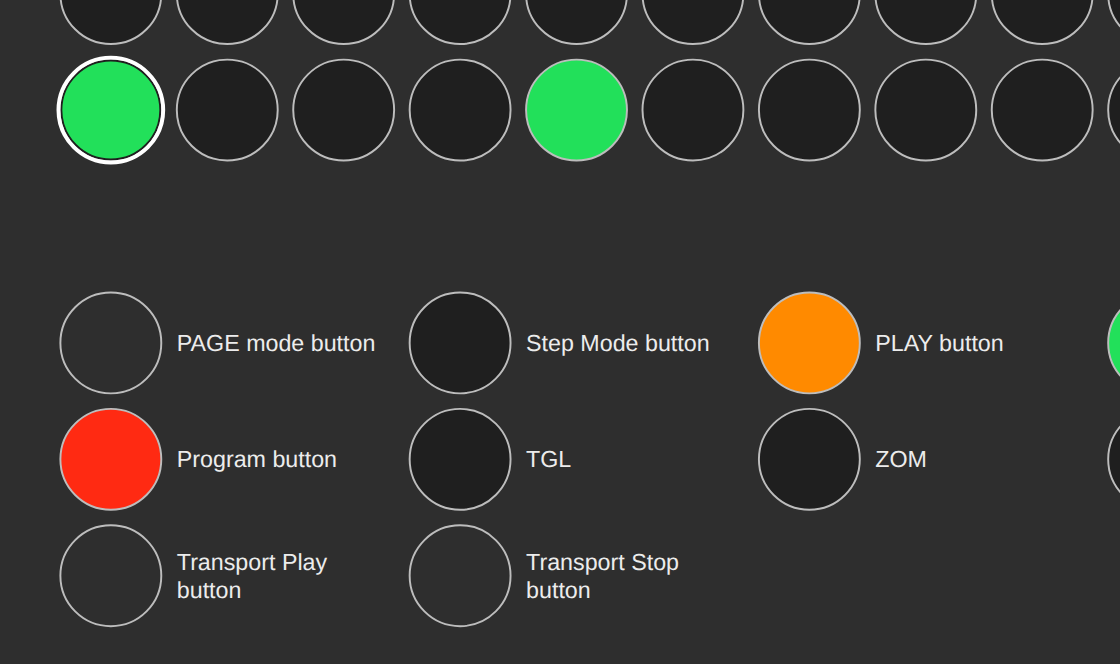
#> input picture handoffs/evidence/p3c-panel-detail.png, 1120 x 664 px
$ python extract.py ../p3c-panel-detail.png ../p3c-panel-idle.png
#> lines starting #> are read from the running program, lines starting #| are printed output that depends on the picture; after the words box and inside, x2 and y2 are one past the last pixel; in counts of white or black regions, pixels touching at a corner belong together
#!/usr/bin/env python3
"""Measures where the Octopus's keys, knobs and LEDs are in reference/plates/web-frontal-01.jpg.

Usage:  python3 extract.py <plate.jpg> <out.json>        (needs numpy, scipy, opencv-python)

What it does, in order (every number below is a measurement, not a choice):
  1. Finds every key (a chrome ball, about 10 px across in the 900 x 700 photograph) by matching a template cut from
     one matrix key. Hex-nut knobs are found the same way with a template cut from one MIX knob.
  2. Fits the 160 matrix keys to a lattice with an affine transform. This also measures the photograph's roll
     (about 0.4 degrees) and the matrix's pitch ratio (a row is 1.495 column pitches).
  3. Rectifies every point with that transform, so the matrix is axis-aligned and one unit is one matrix column pitch.
     X runs right from matrix column 1, Y runs down from matrix row 9.
  4. Looks for the LED beside each key: a small dot within 14 px of the ball, and says on which side (n, e, s, w).
The plate's own outline is the cream region's bounding box. Nothing here reads a label: the printed names are too small
in this photograph (about 4 px high) and are not read; assignment.py says which keys are named and how it knows.
"""
import json, sys
import numpy as np, cv2

src, out = sys.argv[1], sys.argv[2]
im = cv2.imread(src)
#> im is the input picture: shape (664, 1120, 3); mean B, G, R 48.4, 52.9, 52.4
g = cv2.cvtColor(im, cv2.COLOR_BGR2GRAY).astype(np.float32)
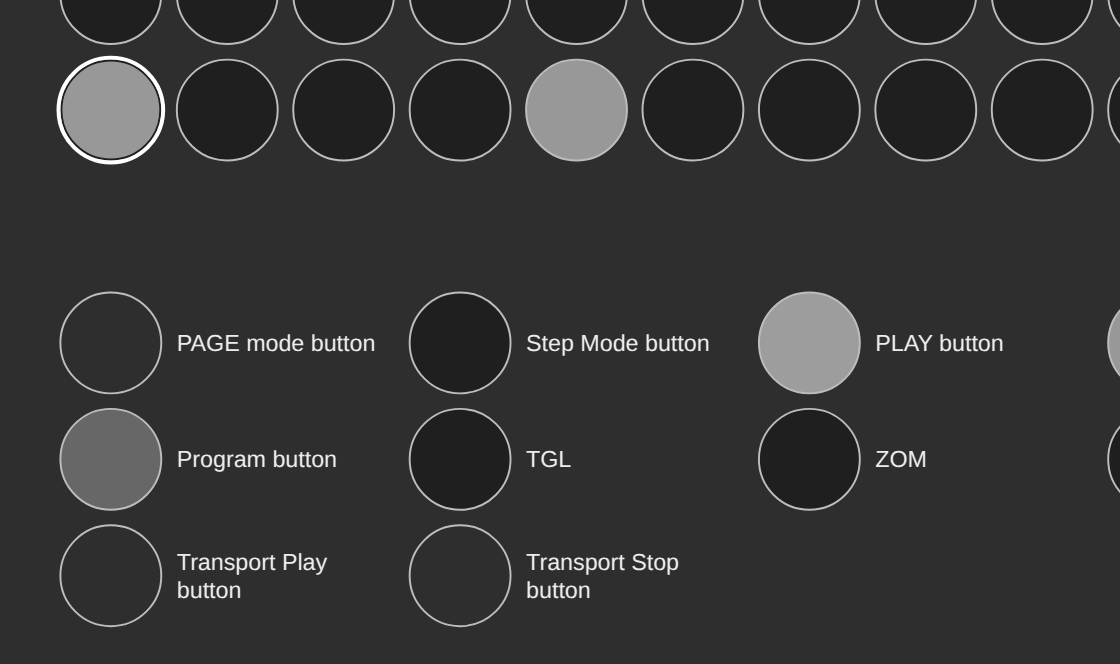
#> g: shape (664, 1120) float32; min 31, max 255, mean 52.2
H, W = g.shape
#> H = 664; W = 1120


def match(template, thr, r_nms):
#> called with template = array of shape (15, 15), thr = 0.6, r_nms = 6
    res = cv2.matchTemplate(g, template, cv2.TM_CCOEFF_NORMED)
#> res: shape (650, 1106) float32; every value is 1
    th, tw = template.shape
#> th = 15; tw = 15
    peaks = []
    work = res.copy()
    while True:
        mv = float(work.max())
        if mv < thr:
            break
        y, x = np.unravel_index(work.argmax(), work.shape)
        peaks.append((int(x) + tw // 2, int(y) + th // 2, mv))
        work[max(0, y - r_nms):y + r_nms + 1, max(0, x - r_nms):x + r_nms + 1] = -1
#> this loop made 14695 passes
#> x on passes 1 to 3: 0, 7, 14
#> work: shape (650, 1106) float32; every value is -1
#> after the loop, peaks = 14694 items, first 6: (7, 7, 1), (14, 7, 1), (21, 7, 1), (28, 7, 1), (35, 7, 1), (42, 7, 1)
    return peaks


# 1. Template: the matrix key at row 5, column 8 (found by eye once, then fixed here).
KEY0 = (284, 404)
r = 7
t_key = g[KEY0[1] - r:KEY0[1] + r + 1, KEY0[0] - r:KEY0[0] + r + 1]
keys = [(x, y, s) for x, y, s in match(t_key, 0.6, 6) if 60 < y < 700]
#> keys = 13430 items, first 6: (7, 63, 1), (14, 63, 1), (21, 63, 1), (28, 63, 1), (35, 63, 1), (42, 63, 1)
# The hex-nut knobs: template cut from the first MIX knob.
KNOB0 = (104, 307)
rk = 11
t_knob = g[KNOB0[1] - rk:KNOB0[1] + rk + 1, KNOB0[0] - rk:KNOB0[0] + rk + 1]
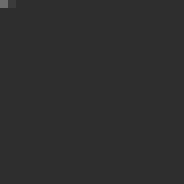
#> t_knob: shape (23, 23) float32 (shown 8 times larger); min 46, max 108, mean 46.1
knobs = [(x, y, s) for x, y, s in match(t_knob, 0.65, 9) if 230 < y < 600 and 60 < x < 860]
#> call 2 of match, with thr = 0.65, r_nms = 9
#> in match (call 2), `res = cv2.matchTemplate(g, template, cv2.TM_CCOEFF_NORMED)`:
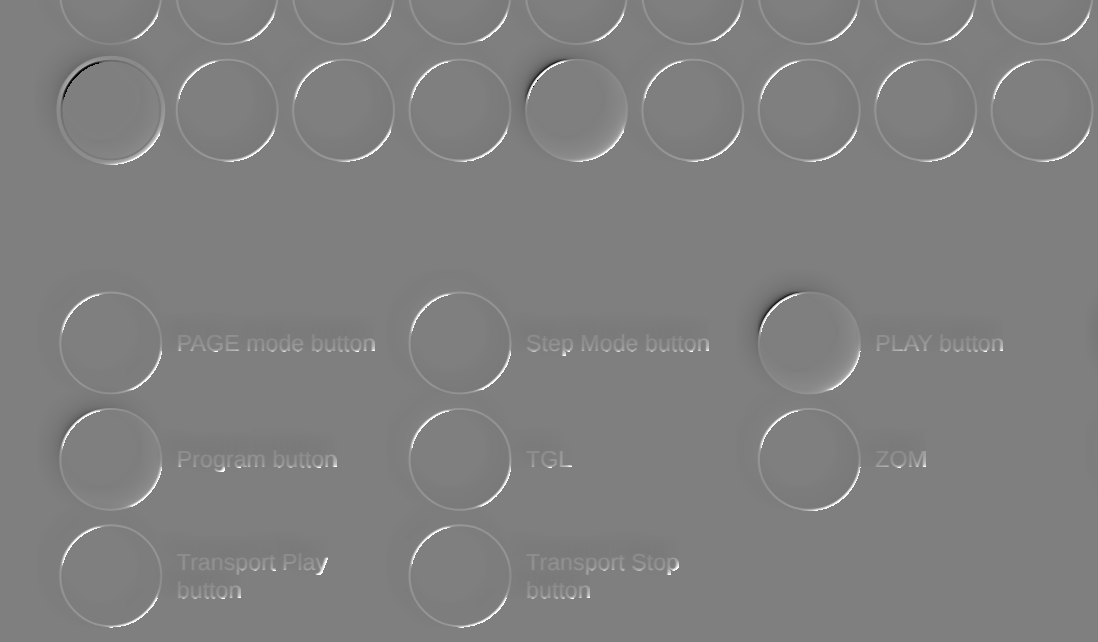
#> res: shape (642, 1098) float32; min -0.998, max 1, mean 0.00509; drawn with min black and max white
#> the loop in match (call 2), `while True:` made 200 passes
#> (mv, y, x) on passes 1 to 3: (1, 63, 210), (1, 157, 829), (1, 159, 242)
#> after the loop in match (call 2), `while True:`:
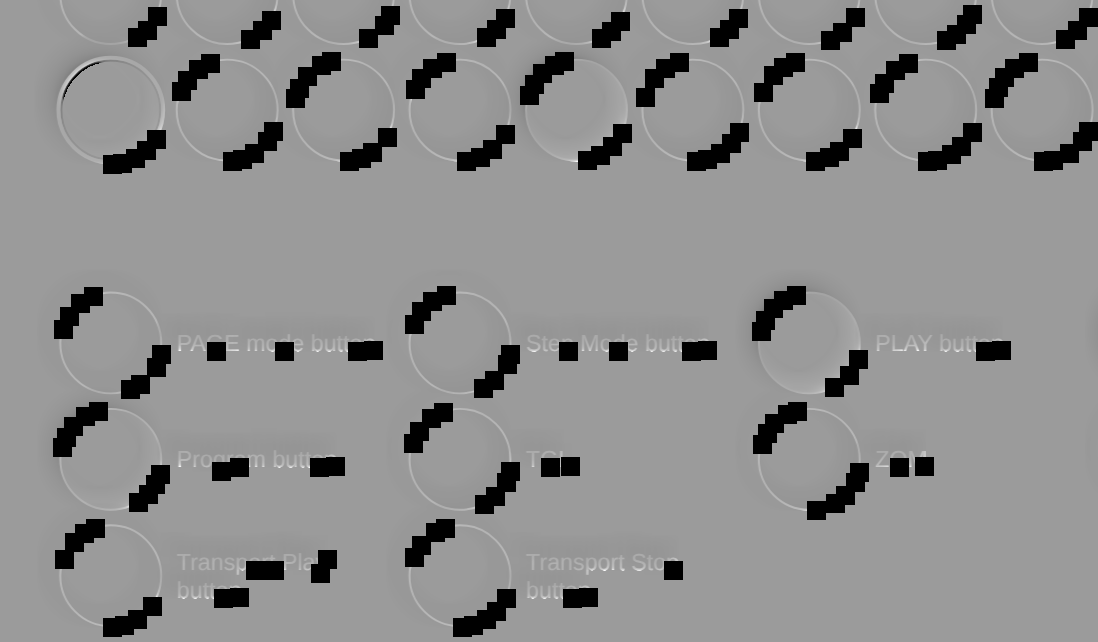
#> work: shape (642, 1098) float32; 8.6% of pixels changed, all inside (x1, y1, x2, y2) = (53, 5, 1098, 637); drawn with min black and max white
#> after the loop in match (call 2), `while True:`: peaks = 199 items, first 6: (221, 74, 1), (840, 168, 1), (253, 170, 1), (718, 170, 1), (104, 307, 1), (109, 422, 1)
#> knobs = 74 items, first 6: (104, 307, 1), (109, 422, 1), (454, 423, 1), (845, 398, 1), (384, 361, 1), (95, 544, 1)

# 2. The matrix lattice. Columns start near x = 169.7, a column is 16.4 px, a row is 24.6 px.
pts = [(x, y) for x, y, _ in keys if 160 <= x <= 425 and 295 <= y <= 540]
#> pts = 1330 pairs, first value 161 to 420, second value 301 to 539
idx = [(round((x - 168.7) / 16.45), round((527.0 - y) / 24.5), x, y) for x, y in pts]
#> idx = 1330 items, first 6: (0, 9, 161, 301), (0, 9, 168, 301), (0, 9, 175, 301), (1, 9, 182, 301), (1, 9, 189, 301), (2, 9, 196, 301)
#> (the run stopped early here; a loop or call above may not have finished)

$ run again, on handoffs/evidence/p3c-panel-running.png
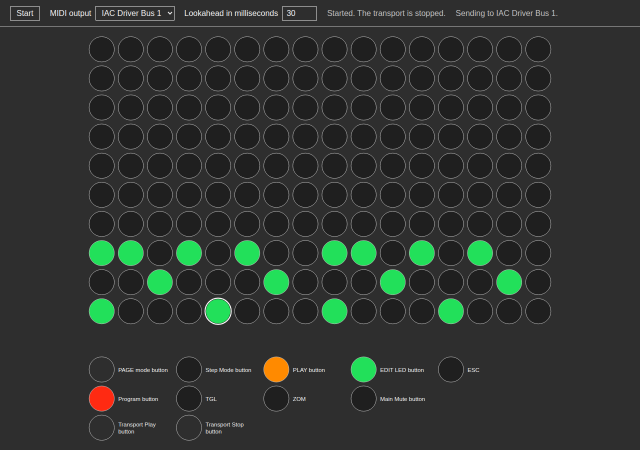
#> input picture handoffs/evidence/p3c-panel-running.png, 1280 x 900 px (shown at 1/2 size)
#> im is the input picture: shape (900, 1280, 3); mean B, G, R 47.4, 51.5, 46.6
#> in match, `res = cv2.matchTemplate(g, template, cv2.TM_CCOEFF_NORMED)`:
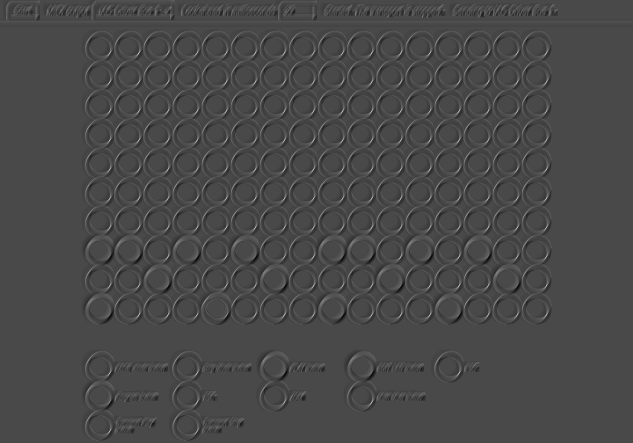
#> res: shape (886, 1266) float32 (shown at 1/2 size); min -0.401, max 1, mean -0.00133; drawn with min black and max white
#> the loop in match, `while True:` made 153 passes
#> (mv, y, x) on passes 1 to 3: (1, 397, 277), (0.999, 106, 568), (0.997, 630, 859)
#> after the loop in match, `while True:`:
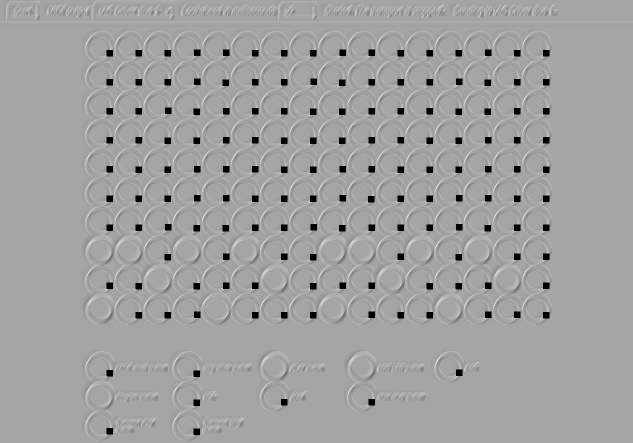
#> work: shape (886, 1266) float32 (shown at 1/2 size); 2.29% of pixels changed, all inside (x1, y1, x2, y2) = (213, 99, 1099, 870); drawn with min black and max white
#> after the loop in match, `while True:`: peaks = 152 items, first 6: (284, 404, 1), (575, 113, 0.999), (866, 637, 0.997), (284, 113, 0.997), (808, 171, 0.996), (1099, 404, 0.996)
#> keys = 144 items, first 6: (284, 404, 1), (575, 113, 0.999), (866, 637, 0.997), (284, 113, 0.997), (808, 171, 0.996), (1099, 404, 0.996)
#> t_knob: shape (23, 23) float32; every value is 46
#> res: shape (878, 1258) float32; every value is 1
#> the loop in match (call 2), `while True:` made 11089 passes
#> x on passes 1 to 3: 0, 10, 20
#> knobs = 2960 items, first 6: (61, 231, 1), (71, 231, 1), (81, 231, 1), (91, 231, 1), (101, 231, 1), (111, 231, 1)
#> pts = [(284, 404), (226, 462), (342, 346), (284, 462), (284, 346), (342, 404), (226, 404), (401, 403), (401, 345), (342, 521), (226, 345), (400, 463), (343, 461)]
#> idx = [(7, 5, 284, 404), (3, 3, 226, 462), (11, 7, 342, 346), (7, 3, 284, 462), (7, 7, 284, 346), (11, 5, 342, 404), (3, 5, 226, 404), (14, 5, 401, 403), (14, 7, 401, 345), (11, 0, 342, 521), (3, 7, 226, 345), (14, 3, 400, 463), (11, 3, 343, 461)]
